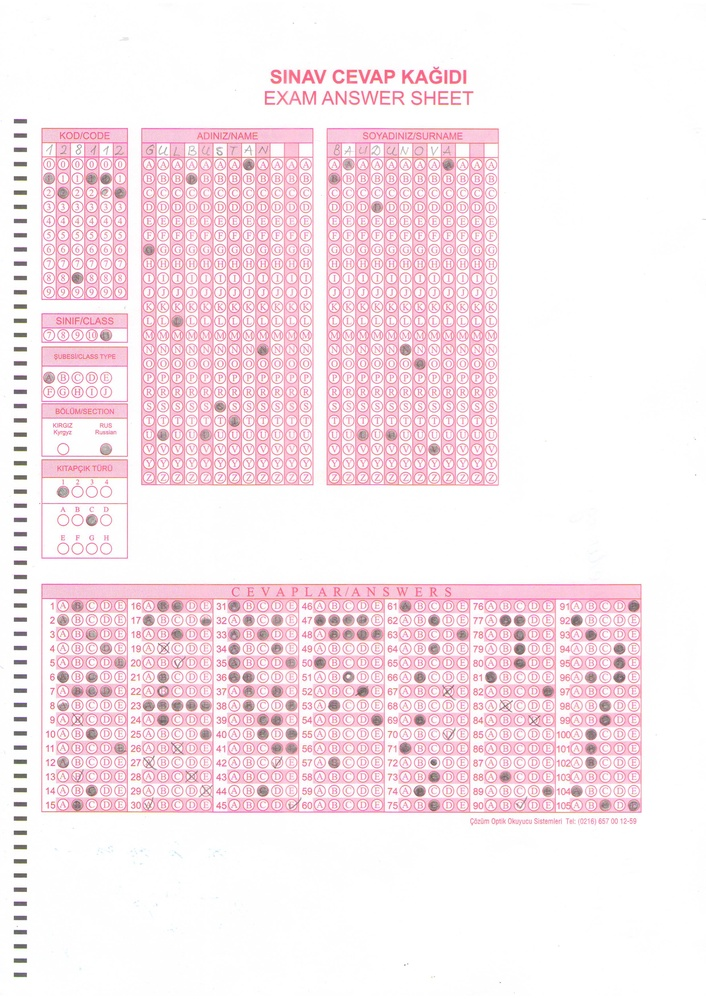
#> input picture Python/testMarked.jpg, 706 x 999 px, shrunk from 2480 x 3508 before the run
$ python -i findMainRegions.py   (imports and definitions only)   (Python 2 division)
#> lines starting #> are read from the running program, lines starting #| are printed output that depends on the picture; after the words box and inside, x2 and y2 are one past the last pixel; in counts of white or black regions, pixels touching at a corner belong together
#> further down, picture is the input picture: shape (999, 706, 3); mean B, G, R 237.3, 232, 247.5
def findMainRegions(image, DEBUG = 0):
#> called with DEBUG = 0
	import cv2

	#read image and find height, width
	height, width = image.shape[:2]
#> height = 999; width = 706

	if DEBUG == 1:
		print height, width
		print "Ratio = ", width/float(height)

	#convert to grayscale
	gray = cv2.cvtColor(image, cv2.COLOR_BGR2GRAY)
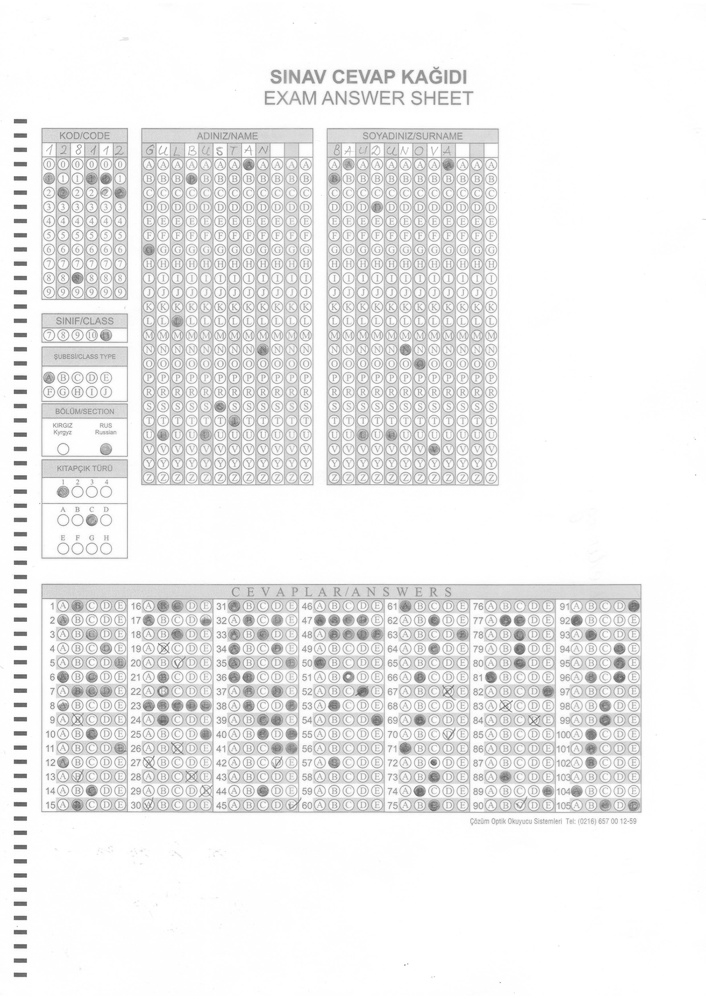
#> gray: shape (999, 706); min 88, max 255, mean 237.3
	#remove noise
	img = cv2.medianBlur(gray, 3)
	#detect edges
	edges = cv2.Canny(img,100,200)
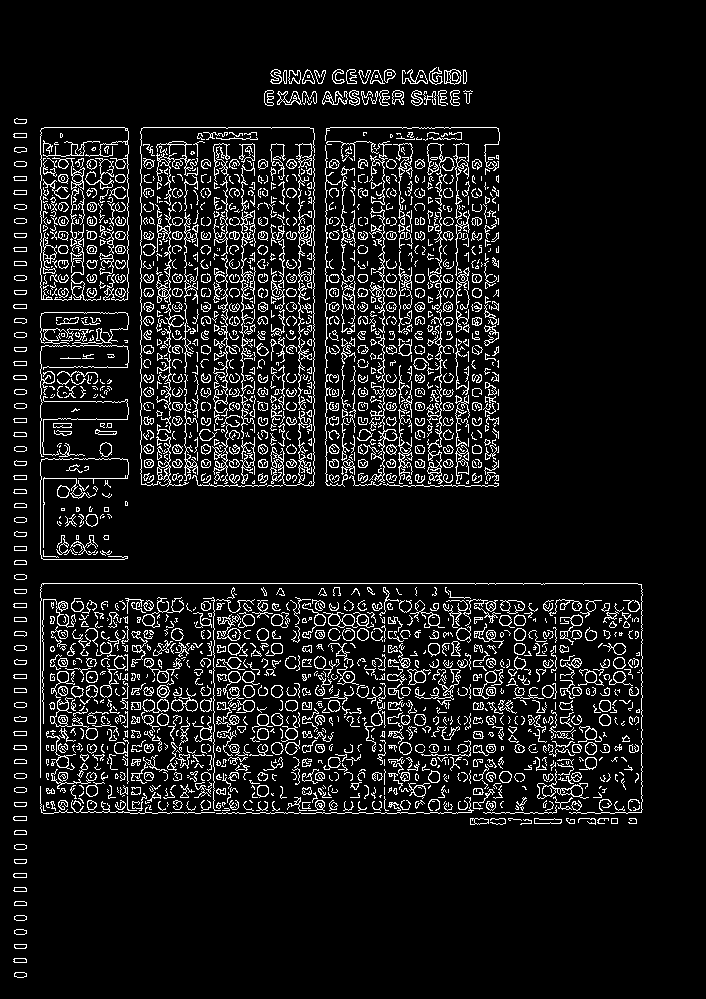
#> edges: shape (999, 706); 9.3% white in thin lines or dots, all inside (x1, y1, x2, y2) = (13, 67, 643, 978)
	#apply imclose
	cl = cv2.morphologyEx(edges, cv2.MORPH_CLOSE, cv2.getStructuringElement(cv2.MORPH_ELLIPSE,(20,20)))
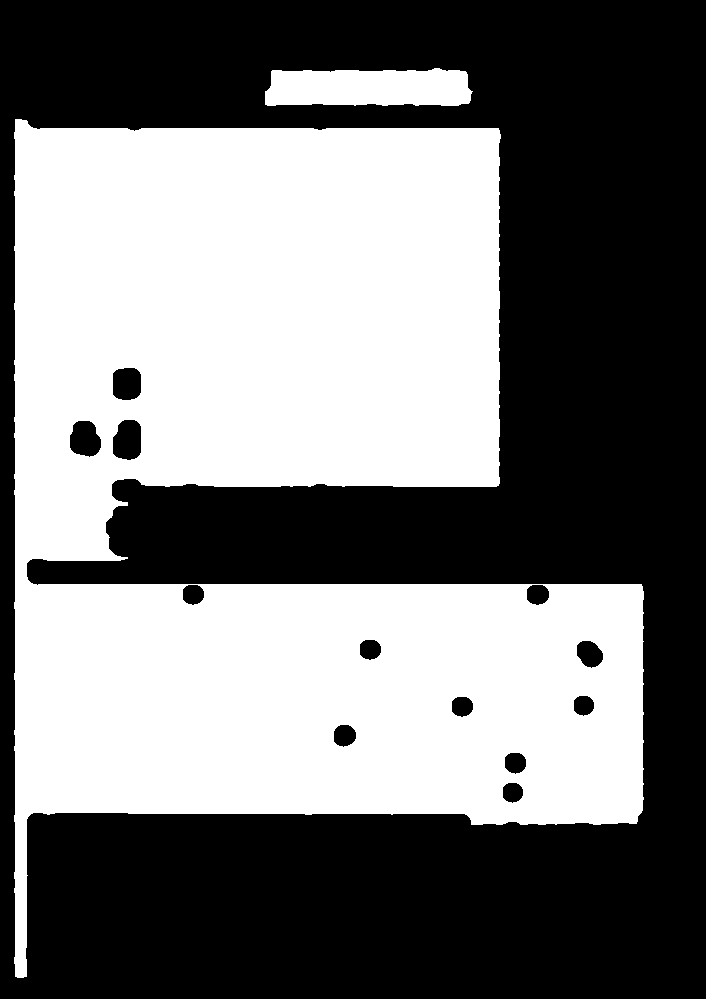
#> cl: shape (999, 706); 46.8% white; 2 white regions
	#find connected components
	contour,dummy = cv2.findContours(cl,cv2.RETR_CCOMP,cv2.CHAIN_APPROX_SIMPLE)
#> contour = 14 contours; largest, box (x1, y1, x2, y2) and area: (14, 119, 644, 978) 327230, (265, 68, 473, 106) 6714, (112, 419, 142, 461) 1006, (69, 420, 102, 458) 927, (112, 367, 142, 401) 858; dummy = 14 rows, first 6: [13, -1, 1, -1], [2, -1, -1, 0], [3, 1, -1, 0], [4, 2, -1, 0], [5, 3, -1, 0], [6, 4, -1, 0]

	#find largest regions
	largeCnts = []
	for c in contour:
		(x, y, w, h) = cv2.boundingRect(c)
		ar = w / float(h)
		if DEBUG == 1:
			print w,h,ar
		if (w >= width/5.0 or h >= height/7.07) and (ar >= 0.2 and ar<=5.0):
			largeCnts.append(c)
#> this loop made 14 passes
#> (x, y, w, h, ar) on passes 1 to 12: (14, 119, 630, 859, 0.733), (502, 782, 22, 22, 1), (504, 752, 23, 23, 1), (333, 724, 24, 24, 1), (451, 696, 23, 22, 1.05), (573, 695, 22, 22, 1), (576, 640, 28, 29, 0.966), (359, 639, 23, 22, 1.05), (526, 584, 24, 22, 1.09), (182, 584, 23, 22, 1.05), (69, 420, 33, 38, 0.868), (112, 419, 30, 42, 0.714)
#> after the loop, largeCnts = 1 contour; box (x1, y1, x2, y2) and area: (14, 119, 644, 978) 327230

	#sort largest regions from top to bottom
	largeCnts = sorted(largeCnts, key=cv2.contourArea, reverse=True)

	return largeCnts

>>> import cv2
>>> picture = cv2.imread('testMarked.jpg')
>>> result = findMainRegions(picture)
#> result has the same summary as largeCnts in findMainRegions
